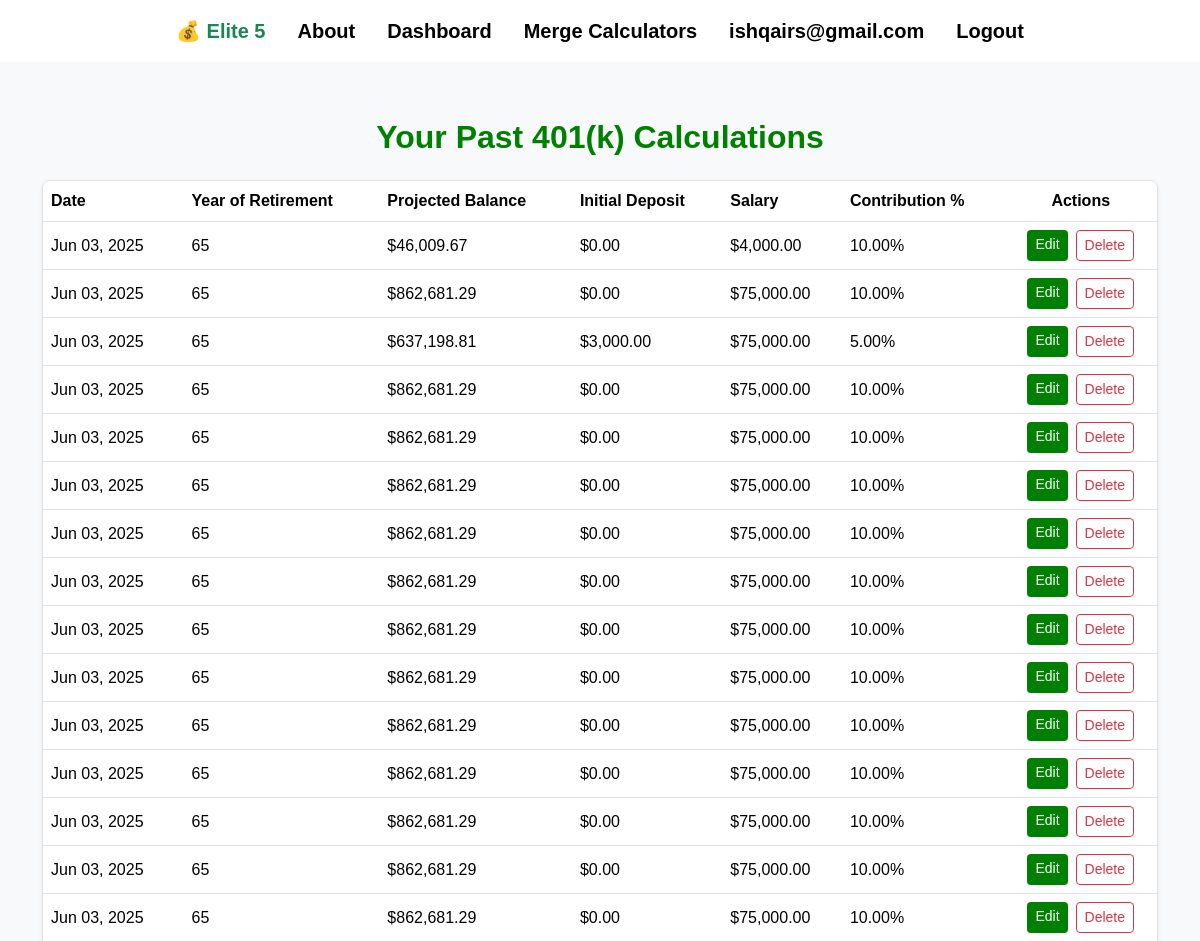
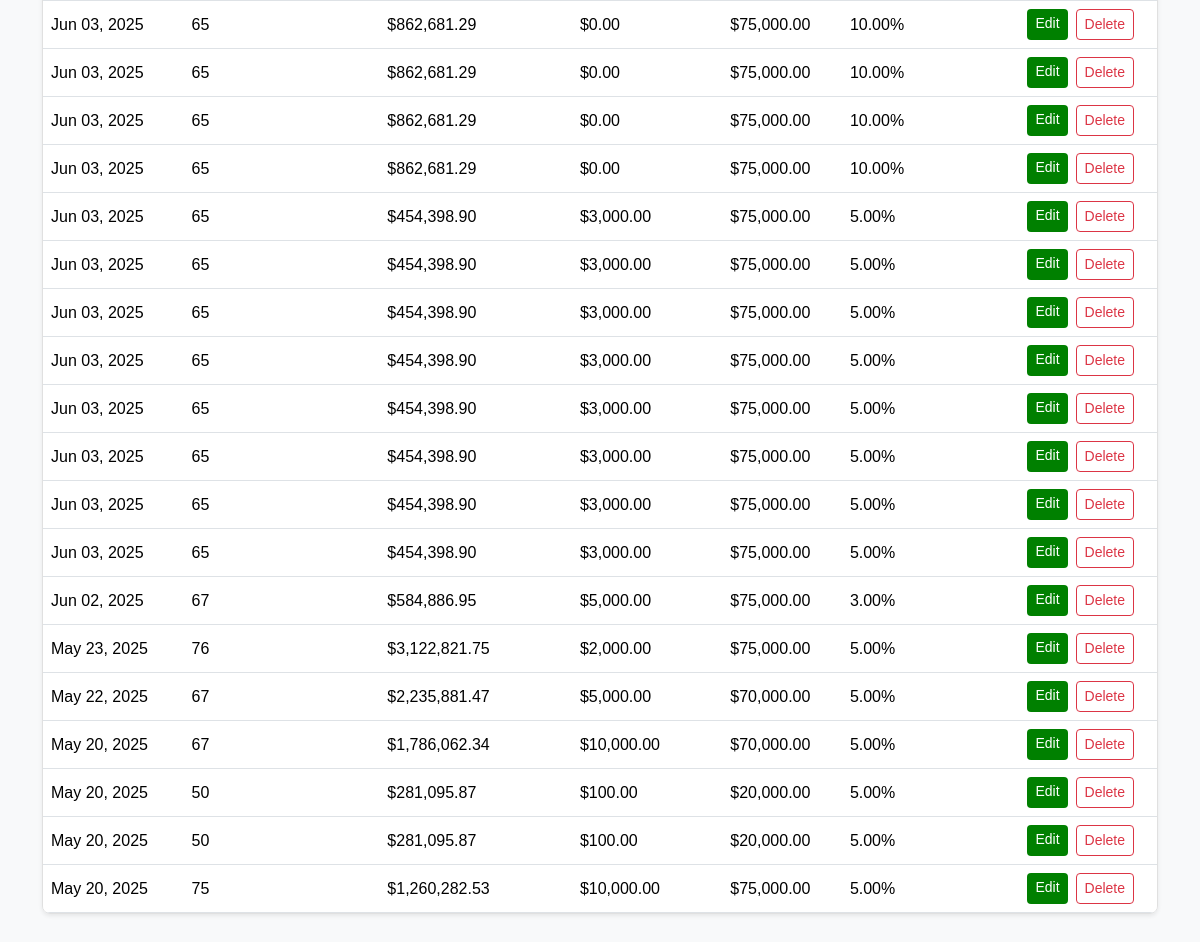
The app's page /401k-history/ (signed in) with its own data (2 pictures, top to bottom).
### main/models.py (models this page shows, shortened)
class RetirementCalculation(models.Model):
    user = models.ForeignKey(User, on_delete=models.CASCADE)
    created_at = models.DateTimeField(auto_now_add=True)
    current_age = models.IntegerField()
    retirement_age = models.IntegerField()
    projected_balance = models.DecimalField(max_digits=12, decimal_places=2)
    init_deposit = models.DecimalField(max_digits=10, decimal_places=2)
    salary = models.DecimalField(max_digits=10, decimal_places=2)
    contribution = models.DecimalField(max_digits=5, decimal_places=2)
    total_employee_contrib = models.DecimalField(max_digits=12, decimal_places=2, default=0)
    total_employer_contrib = models.DecimalField(max_digits=12, decimal_places=2, default=0)

### main/views.py (the view)
# urls.py: path('401k-history/', views.retirement_history, name='retirement_history'),
@login_required
def retirement_history(request):
    history = RetirementCalculation.objects.filter(user=request.user).order_by('-created_at')
    return render(request, 'main/401k_history.html', {'history': history})

### main/templates/main/401k_history.html (shortened to what this page needs)
{% extends "main/base.html" %}
{% load humanize %}
{% block content %}
<div class="container py-5">
  <h2 class="text-center mb-4" style="color: green; font-weight: 600;">Your Past 401(k) Calculations</h2>
  {% if history %}
    <div class="table-responsive shadow-sm rounded-3" style="border: 1px solid #e0e0e0;">
      <table class="table align-middle mb-0">
        <thead class="bg-light" style="color: green; font-weight: 600;">
          <tr>
            <th>Date</th>
            <th>Year of Retirement</th>
            <th>Projected Balance</th>
            <th>Initial Deposit</th>
            <th>Salary</th>
            <th>Contribution %</th>
            <th class="text-center">Actions</th>
          </tr>
        </thead>
        <tbody>
          {% for entry in history %}
          <tr>
            <td>{{ entry.created_at|date:"M d, Y" }}</td>
            <td>{{ entry.retirement_age }}</td>
            <td>${{ entry.projected_balance|intcomma }}</td>
            <td>${{ entry.init_deposit|intcomma }}</td>
            <td>${{ entry.salary|intcomma }}</td>
            <td>{{ entry.contribution }}%</td>
            <td>
              <div class="d-flex flex-column flex-md-row gap-2 justify-content-center">
                <a href="{% url 'edit_401k' entry.pk %}" class="btn btn-sm" style="background-color: green; color: #fff; border: none; transition: background-color 0.3s;">
                  Edit
                </a>
                <a href="{% url 'delete_401k' entry.pk %}" class="btn btn-sm btn-outline-danger" style="transition: background-color 0.3s;">
                  Delete
                </a>
              </div>
            </td>
          </tr>
          {% endfor %}
        </tbody>
      </table>
    </div>
  {% else %}
    <div class="text-center mt-4">
      <p style="color: #555;">No previous calculations found.</p>
    </div>
  {% endif %}
</div>
{% endblock %}

### main/templates/main/base.html (shortened to what this page needs)
{% load static %}
<!DOCTYPE html>
<html lang="en">
<head>
    <link href="https://cdn.jsdelivr.net/npm/bootstrap@5.3.2/dist/css/bootstrap.min.css" rel="stylesheet">
</head>
<body>
<nav class="navbar navbar-expand-lg navbar-light bg-white fixed-top mb-3" id="customNavbar">
  <div class="container d-flex justify-content-center align-items-center" style="max-width: 80%;">
    <div class="collapse navbar-collapse justify-content-center" id="navbarNav">
      <ul class="navbar-nav d-flex flex-row align-items-center">
        <li class="nav-item d-flex align-items-center">
          <a class="nav-link fs-5 mx-2 text-success no-hover" href="{% url 'landing' %}">
            💰 {{ APPNAME|default:"Elite 5" }}
          </a>
        </li>
        <li class="nav-item">
          <a class="nav-link fs-5 mx-2" href="{% url 'about' %}">About</a>
        </li>
        <li class="nav-item">
          <a class="nav-link fs-5 mx-2" href="{% url 'dashboard' %}">Dashboard</a>
        </li>
        <li class="nav-item">
          <a class="nav-link fs-5 mx-2" href="{% url 'merge_calculator' %}">Merge Calculators</a>
        </li>
        {% if user.is_authenticated %}
          <li class="nav-item">
            <span class="nav-link fs-5 mx-2 disabled">{{ user.username }}</span>
          </li>
          <li class="nav-item">
            <a class="nav-link fs-5 mx-2" href="{% url 'logout' %}">Logout</a>
          </li>
        {% else %}
          <li class="nav-item">
            <a class="nav-link fs-5 mx-2" href="{% url 'login' %}">Login</a>
          </li>
        {% endif %}
      </ul>
    </div>
  </div>
</nav>
<main>
  {% block content %}{% endblock %}
</main>
</body>
</html>

### main/templates/main/base.html (style rules this page uses)
body { font-family: Arial, sans-serif; }
main { min-height: 100vh; background-color: #f8f9fa; }
.navbar-nav .nav-link { color: black; font-weight: bold; position: relative; }
.navbar-nav .nav-link.text-success { color: green; }
.navbar-nav .nav-link.no-hover::after { display: none; }
.navbar-nav .nav-link:not(.no-hover)::after { content: ''; position: absolute; width: 0; height: 2px; display: block; background: green; transition: width 0.3s; bottom: 0; left: 0; }
main { padding-top: 70px; }

### records on screen
RetirementCalculation: created_at "Jun 03, 2025", retirement_age "65", projected_balance "46,009.67", init_deposit "0.00", salary "4,000.00", contribution "10.00"
RetirementCalculation: created_at "Jun 03, 2025", retirement_age "65", projected_balance "862,681.29", init_deposit "0.00", salary "75,000.00", contribution "10.00"
RetirementCalculation: created_at "Jun 03, 2025", retirement_age "65", projected_balance "637,198.81", init_deposit "3,000.00", salary "75,000.00", contribution "5.00"
RetirementCalculation: created_at "Jun 03, 2025", retirement_age "65", projected_balance "862,681.29", init_deposit "0.00", salary "75,000.00", contribution "10.00"
RetirementCalculation: created_at "Jun 03, 2025", retirement_age "65", projected_balance "862,681.29", init_deposit "0.00", salary "75,000.00", contribution "10.00"
RetirementCalculation: created_at "Jun 03, 2025", retirement_age "65", projected_balance "862,681.29", init_deposit "0.00", salary "75,000.00", contribution "10.00"
RetirementCalculation: created_at "Jun 03, 2025", retirement_age "65", projected_balance "862,681.29", init_deposit "0.00", salary "75,000.00", contribution "10.00"
RetirementCalculation: created_at "Jun 03, 2025", retirement_age "65", projected_balance "862,681.29", init_deposit "0.00", salary "75,000.00", contribution "10.00"
RetirementCalculation: created_at "Jun 03, 2025", retirement_age "65", projected_balance "862,681.29", init_deposit "0.00", salary "75,000.00", contribution "10.00"
RetirementCalculation: created_at "Jun 03, 2025", retirement_age "65", projected_balance "862,681.29", init_deposit "0.00", salary "75,000.00", contribution "10.00"
RetirementCalculation: created_at "Jun 03, 2025", retirement_age "65", projected_balance "862,681.29", init_deposit "0.00", salary "75,000.00", contribution "10.00"
RetirementCalculation: created_at "Jun 03, 2025", retirement_age "65", projected_balance "862,681.29", init_deposit "0.00", salary "75,000.00", contribution "10.00"
RetirementCalculation: created_at "Jun 03, 2025", retirement_age "65", projected_balance "862,681.29", init_deposit "0.00", salary "75,000.00", contribution "10.00"
RetirementCalculation: created_at "Jun 03, 2025", retirement_age "65", projected_balance "862,681.29", init_deposit "0.00", salary "75,000.00", contribution "10.00"
RetirementCalculation: created_at "Jun 03, 2025", retirement_age "65", projected_balance "862,681.29", init_deposit "0.00", salary "75,000.00", contribution "10.00"
RetirementCalculation: created_at "Jun 03, 2025", retirement_age "65", projected_balance "862,681.29", init_deposit "0.00", salary "75,000.00", contribution "10.00"
RetirementCalculation: created_at "Jun 03, 2025", retirement_age "65", projected_balance "862,681.29", init_deposit "0.00", salary "75,000.00", contribution "10.00"
RetirementCalculation: created_at "Jun 03, 2025", retirement_age "65", projected_balance "862,681.29", init_deposit "0.00", salary "75,000.00", contribution "10.00"
RetirementCalculation: created_at "Jun 03, 2025", retirement_age "65", projected_balance "862,681.29", init_deposit "0.00", salary "75,000.00", contribution "10.00"
RetirementCalculation: created_at "Jun 03, 2025", retirement_age "65", projected_balance "454,398.90", init_deposit "3,000.00", salary "75,000.00", contribution "5.00"
RetirementCalculation: created_at "Jun 03, 2025", retirement_age "65", projected_balance "454,398.90", init_deposit "3,000.00", salary "75,000.00", contribution "5.00"
RetirementCalculation: created_at "Jun 03, 2025", retirement_age "65", projected_balance "454,398.90", init_deposit "3,000.00", salary "75,000.00", contribution "5.00"
RetirementCalculation: created_at "Jun 03, 2025", retirement_age "65", projected_balance "454,398.90", init_deposit "3,000.00", salary "75,000.00", contribution "5.00"
RetirementCalculation: created_at "Jun 03, 2025", retirement_age "65", projected_balance "454,398.90", init_deposit "3,000.00", salary "75,000.00", contribution "5.00"
RetirementCalculation: created_at "Jun 03, 2025", retirement_age "65", projected_balance "454,398.90", init_deposit "3,000.00", salary "75,000.00", contribution "5.00"
RetirementCalculation: created_at "Jun 03, 2025", retirement_age "65", projected_balance "454,398.90", init_deposit "3,000.00", salary "75,000.00", contribution "5.00"
RetirementCalculation: created_at "Jun 03, 2025", retirement_age "65", projected_balance "454,398.90", init_deposit "3,000.00", salary "75,000.00", contribution "5.00"
RetirementCalculation: created_at "Jun 02, 2025", retirement_age "67", projected_balance "584,886.95", init_deposit "5,000.00", salary "75,000.00", contribution "3.00"
RetirementCalculation: created_at "May 23, 2025", retirement_age "76", projected_balance "3,122,821.75", init_deposit "2,000.00", salary "75,000.00", contribution "5.00"
RetirementCalculation: created_at "May 22, 2025", retirement_age "67", projected_balance "2,235,881.47", init_deposit "5,000.00", salary "70,000.00", contribution "5.00"
RetirementCalculation: created_at "May 20, 2025", retirement_age "67", projected_balance "1,786,062.34", init_deposit "10,000.00", salary "70,000.00", contribution "5.00"
RetirementCalculation: created_at "May 20, 2025", retirement_age "50", projected_balance "281,095.87", init_deposit "100.00", salary "20,000.00", contribution "5.00"
RetirementCalculation: created_at "May 20, 2025", retirement_age "50", projected_balance "281,095.87", init_deposit "100.00", salary "20,000.00", contribution "5.00"
RetirementCalculation: created_at "May 20, 2025", retirement_age "75", projected_balance "1,260,282.53", init_deposit "10,000.00", salary "75,000.00", contribution "5.00"

### other values on screen
{{ APPNAME|default:"Elite 5" }} "Elite 5"
{{ user.username }} "ishqairs@gmail.com"
